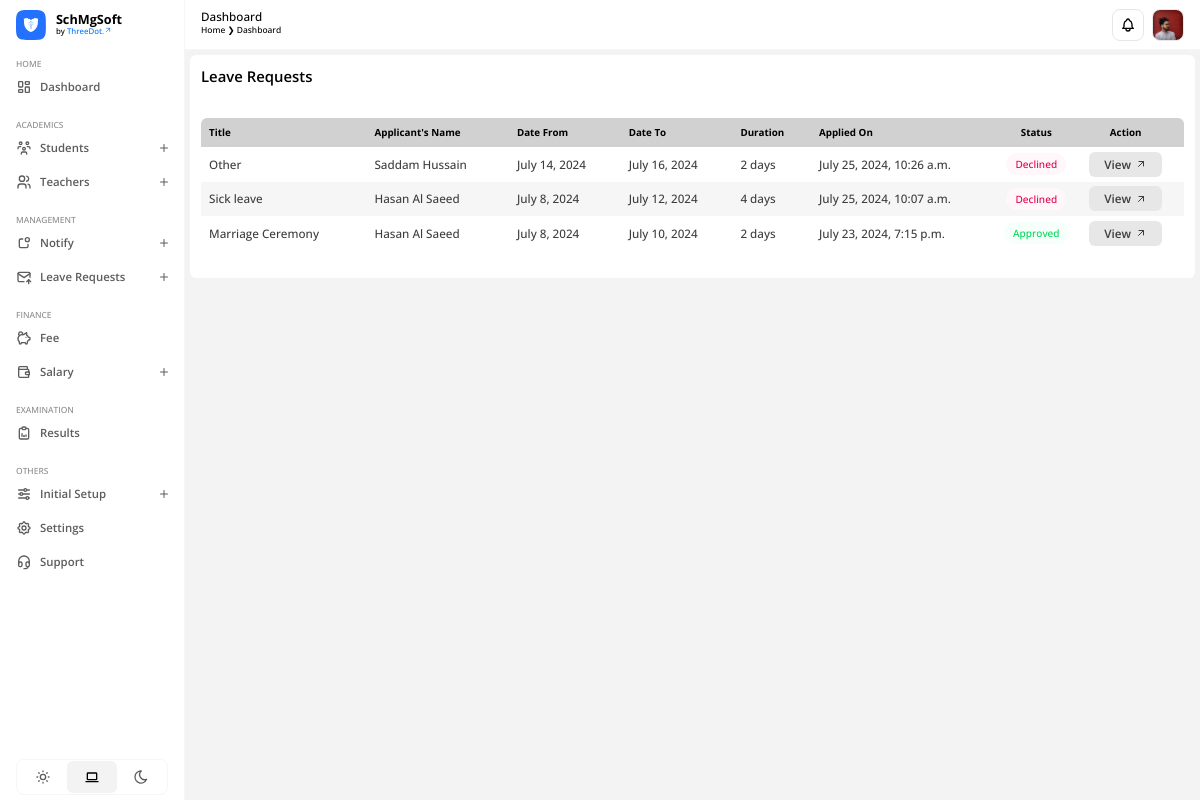
Page /management/leave-requests/teachers (signed in) on the committed database.
### apps/users/models.py (models this page shows)
class CustomUser(AbstractUser):
    USER = (
        (1, 'ADMIN'),
        (2, 'TEACHER'),
        (3, 'STUDENT')
    )
    user_type = models.CharField(choices=USER, max_length=20, default=1)
    profile_pic = models.ImageField(upload_to='profile_pic/', null=True, blank=True)
    city = models.CharField(max_length=200, blank=True)
    country = models.CharField(max_length=200, blank=True)

### apps/management/models.py (models this page shows, shortened)
class LeaveApplication(models.Model):
    MESSAGE_TYPE_CHOICES = [
        ('text', 'Text'),
        ('file', 'File'),
        ('image', 'Image'),
    ]
    STATUS_CHOICES = [
        ('Declined', 'Declined'),
        ('Approved', 'Approved'),
        ('Requested', 'Requested'),
    ]
    applicant_id = models.ForeignKey(settings.AUTH_USER_MODEL, on_delete=models.CASCADE)
    date_from = models.DateField()
    date_to = models.DateField()
    title = models.CharField(max_length=500)
    file = models.FileField(upload_to='leave_applications/files/', null=True, blank=True)
    image = models.ImageField(upload_to='leave_applications/images/', null=True, blank=True)
    message = models.TextField(null=True, blank=True)
    message_type = models.CharField(max_length=10, choices=MESSAGE_TYPE_CHOICES, default='text')
    status = models.CharField(max_length=10, choices=STATUS_CHOICES, default='Requested')
    created_at = models.DateTimeField(auto_now_add=True)
    @property
    def duration(self):
        return (self.date_to - self.date_from).days

### apps/management/views.py (the view)
# urls.py: path('leave-requests/teachers', views.teachers_leave_requests, name='teachers-leave-requests'),
@login_required(login_url='/')
def teachers_leave_requests(request):
    leave_requests = LeaveApplication.objects.all().order_by('-created_at')
    context = {
        'leave_requests': leave_requests
    }
    return render(request, 'leave-requests.html', context)

### apps/management/templates/leave-requests.html (shortened to what this page needs)
{% extends "base.html" %} {% load static %} {% block htmlhead %}
<link
  rel="stylesheet"
  type="text/css"
  href="{% static 'css/management/leave-requests.css' %}"
/>
{% endblock htmlhead %} {% block content %}
<div class="container">
  <h3>Leave Requests</h3>
  <div id="table-container">
    <table id="leave-request-teacher-table">
      <thead>
        <tr>
          <th>Title</th>
          <th>Applicant's Name</th>
          <th>Date From</th>
          <th>Date To</th>
          <th>Duration</th>
          <th>Applied On</th>
          <th style="text-align: center">Status</th>
          <th style="text-align: center">Action</th>
        </tr>
      </thead>
      <tbody>
        {% for leave_request in leave_requests %}
        <tr>
          <td>{{ leave_request.title }}</td>
          <td>
            {{ leave_request.applicant_id.first_name }} {{ leave_request.applicant_id.last_name }}
          </td>
          <td>{{ leave_request.date_from }}</td>
          <td>{{ leave_request.date_to }}</td>
          {% if leave_request.duration <= 1 %}
          <td>{{ leave_request.duration }} day</td>
          {% else %}
          <td>{{ leave_request.duration }} days</td>
          {% endif %}
          <td>{{ leave_request.created_at }}</td>
          <td style="position: relative">
            <span class="badge {{ leave_request.status|lower }}">
              <p>{{ leave_request.status }}</p>
            </span>
          </td>
          <td
            style="
              text-align: center;
              display: flex;
              align-items: center;
              justify-content: center;
            "
          >
            <a href="{% url "view-leave-request" leave_request.id %}" class="action-link">
              <p>View</p>
            </a>
          </td>
        </tr>
        {% endfor %}
      </tbody>
    </table>
  </div>
</div>
{% endblock %}

### SchMgSoft/templates/header.html (shortened to what this page needs)
{% load static %}
{% block content %}
<header>
  <div class="left">
    <h3>Dashboard</h3>
    <div class="breadcrumb">
      <p>Home &#10095; Dashboard</p>
    </div>
  </div>
  <div class="right">
    <div id="notification-icon">
    </div>
    <div id="profile">
      {% if not user.profile_pic %}
      <img
        src="https://images.unsplash.com/photo-1522075469751-3a6694fb2f61?crop=entropy&cs=srgb&fm=jpg&ixid=M3wzMjM4NDZ8MHwxfHJhbmRvbXx8fHx8fHx8fDE3MjA2ODA4NTB8&ixlib=rb-4.0.3&q=85"
        alt="Profile Photo."
      />
      {% else %}
      <img src="{{ user.profile_pic.url }}" alt="Profile Photo." />
      {% endif %}
    </div>
  </div>
</header>
{% endblock %}
{% block extracss %}
<link rel="stylesheet" type="text/css" href="{% static 'css/header.css' %}" />
{% endblock %}

### SchMgSoft/static/css/style.css (style rules this page uses)
:root { --accent-clr-50: #edfaff; --accent-clr-100: #d6f1ff; --accent-clr-200: #b5e9ff; --accent-clr-300: #83ddff; --accent-clr-400: #48c7ff; --accent-clr-500: #1ea8ff; --accent-clr-600: #0689ff; --accent-clr-700: #0075fe; --accent-clr-800: #085ac5; --accent-clr-900: #0d4e9b; --accent-clr-950: #0e305d; --round-sm: 0.125rem; --round-norm: 0.25rem; --round-md: 0.375rem; --round-lg: 0.5rem; --round-xl: 0.75rem; --round-2xl: 1rem; --round-3xl: 1.5rem; --round-full: 50%; --transition-time: 0.15s; --animation-time: 0.3s; }
*, *:before, *:after { margin: 0; padding: 0; box-sizing: border-box; font-family: 'Open Sans', sans-serif; font-synthesis: none; -webkit-font-smoothing: antialiased; -moz-osx-font-smoothing: grayscale; text-rendering: optimizeLegibility; }
html { scroll-behavior: smooth; }
body { margin: 0; padding: 0; min-width: 100%; min-height: 100vh; font-family: 'Open Sans', sans-serif; font-synthesis: none; -webkit-font-smoothing: antialiased; -moz-osx-font-smoothing: grayscale; text-rendering: optimizeLegibility; overflow: hidden; }
body.light-mode { --text-clr-50: #f6f6f6; --text-clr-100: #e7e7e7; --text-clr-200: #d1d1d1; --text-clr-300: #b0b0b0; --text-clr-400: #9c9c9c; --text-clr-500: #8c8c8c; --text-clr-600: #5d5d5d; --text-clr-700: #4f4f4f; --text-clr-800: #454545; --text-clr-900: #3d3d3d; --text-clr-950: #000000; --bg-clr: #f3f3f3; --bg-component: #ffffff; --bg-icon: #f3f3f3; --bg-blur: rgba(255, 255, 255, 0.3); --border-clr: rgba(0, 0, 0, 0.05); --overlay: rgba(0, 0, 0, 0.5); }
a { padding: 0; margin: 0; text-decoration: none; color: var(--text-clr-950); cursor: pointer; }
p, h1, h2, h3, h4, h5, h6 { padding: 0; margin: 0; }

### SchMgSoft/static/css/management/leave-requests.css (style rules this page uses)
.container { padding: 11px; width: 100%; display: flex; flex-direction: column; gap: 16px; align-items: start; background: var(--bg-component); border-radius: var(--round-md); }
.container h3 { font-size: 0.931rem; font-weight: 600; text-align: left; color: var(--text-clr-950); }
#table-container { width: 100%; }
table { width: 100%; border-collapse: collapse; margin: 1rem 0; }
table th, table td { text-align: left; }
table thead tr:first-child th:first-child { border-top-left-radius: var(--round-md); }
table thead tr:first-child th:last-child { border-top-right-radius: var(--round-md); }
table tbody tr:last-child td:first-child { border-bottom-left-radius: var(--round-md); }
table tbody tr:last-child td:last-child { border-bottom-right-radius: var(--round-md); }
table tbody tr:nth-child(even) { background: var(--text-clr-50); }
table th { padding: 0.5rem; font-size: 0.613rem; font-weight: 700; color: var(--text-clr-950); background-color: var(--text-clr-200); }
table td { padding: 0.3rem 0.5rem; font-size: 0.731rem; font-weight: 500; color: var(--text-clr-900); }
.badge { position: absolute; top: 50%; left: 50%; transform: translate(-50%, -50%); padding: 4px 9px; width: fit-content; border-radius: 24px; display: flex; align-items: center; justify-content: center; }
.badge.approved { background: rgb(246, 255, 250); color: rgb(0, 215, 90); }
.badge.declined { background: rgb(255, 247, 250); color: rgb(227, 0, 76); }
.badge p { font-size: 0.631rem; font-weight: 500; text-align: center; }
.action-link { padding: 5px 15px; display: flex; gap: 4px; align-items: center; justify-content: center; background: var(--text-clr-100); border-radius: var(--round-md); transition: background var(--transition-time) ease-out; color: var(--text-clr-900); }
.action-link p { font-size: 0.731rem; font-weight: 600; text-align: center; }
.action-link svg { width: 12px; height: 12px; object-fit: contain; }

### rows in the picture
CustomUser: profile_pic (picture)
LeaveApplication: title "Other", applicant_id.first_name "Saddam", applicant_id.last_name "Hussain", date_from "July 14, 2024", date_to "July 16, 2024", duration "2", created_at "July 25, 2024, 10:26 a.m.", status "Declined"
LeaveApplication: title "Sick leave", applicant_id.first_name "Hasan", applicant_id.last_name "Al Saeed", date_from "July 8, 2024", date_to "July 12, 2024", duration "4", created_at "July 25, 2024, 10:07 a.m.", status "Declined"
LeaveApplication: title "Marriage Ceremony", applicant_id.first_name "Hasan", applicant_id.last_name "Al Saeed", date_from "July 8, 2024", date_to "July 10, 2024", duration "2", created_at "July 23, 2024, 7:15 p.m.", status "Approved"
